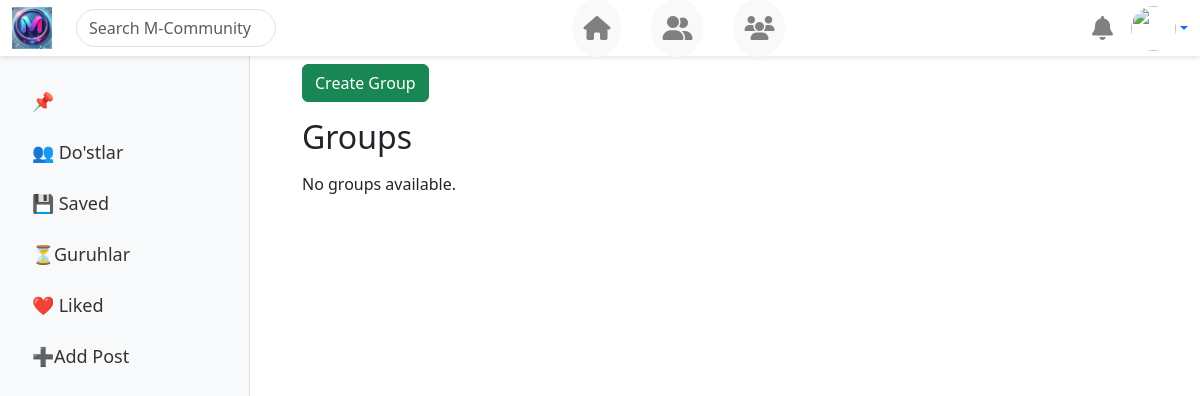
Before: /group/group_list/ with the older database file.
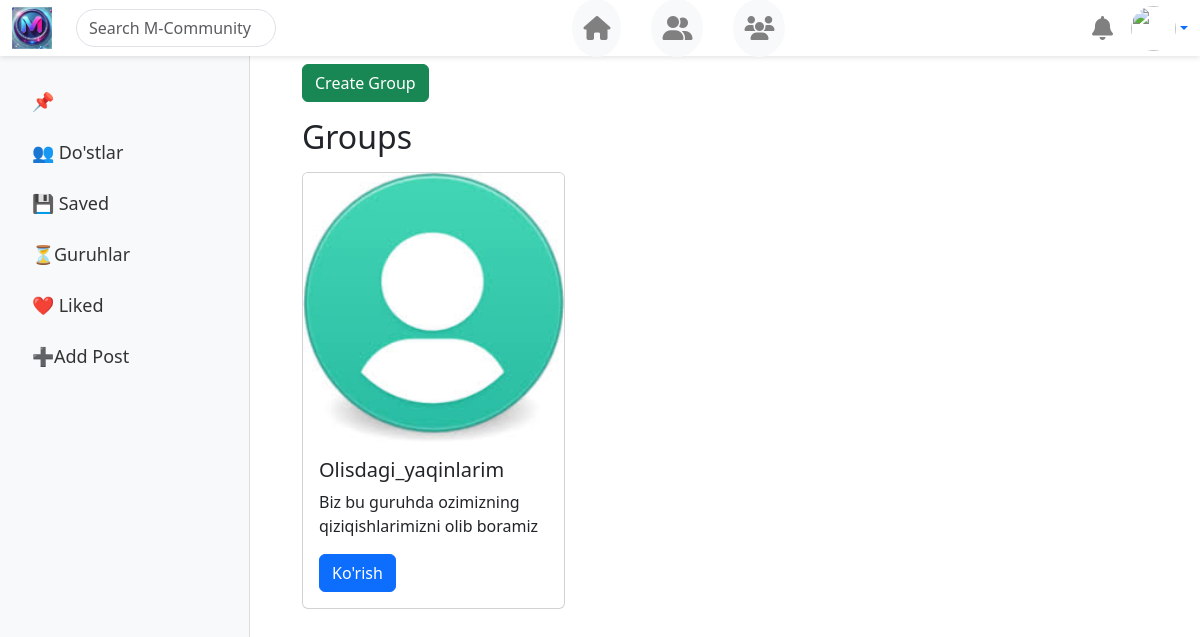
After: the same page with the newer database file.
### group/models.py (models this page shows, shortened)
class Group(models.Model):
    name = models.CharField(max_length=255,unique=True)
    description = models.TextField(null=True,blank=True)
    created_at = models.DateTimeField(auto_now_add=True)
    admin = models.ForeignKey(CustomUser,on_delete=models.CASCADE,related_name='owned_group')
    image = models.ImageField(upload_to='group_images',default='images/images.jpg')

### group/views.py (the view)
# urls.py: path('group_list/',views.group_list,name='group_list'),
def group_list(request):
    groups = Group.objects.all()
    context = {
        'groups':groups
    }
    return render(request,'group/groups.html',context=context)

### templates/group/groups.html
{% extends 'base.html' %}
{% block content %}
<div class="container mt-4">
    <a href="{% url 'create_group' %}" class="btn btn-success mb-3">Create Group</a>
    <h2 class="mb-3">Groups</h2>
    <div class="row">
        {% for group in groups %}
        <div class="col-md-4 mb-4">
            <div class="card">
                <img src="{{ group.image.url }}" class="card-img-top" alt="{{ group.name }}">
                <div class="card-body">
                    <h5 class="card-title">{{ group.name }}</h5>
                    <p class="card-text">{{ group.description|truncatewords:20 }}</p>
                    <a href="{% url 'group_detail' group.id %}" class="btn btn-primary">Ko'rish</a>
                </div>
            </div>
        </div>
        {% empty %}
        <p>No groups available.</p>
        {% endfor %}
    </div>
</div>
{% endblock %}

Changed rows visible on the page:
added Group: image (picture), name "Olisdagi_yaqinlarim", description "Biz bu guruhda ozimizning qiziqishlarimizni olib boramiz"
Other visible differences:
text no longer shown: "No groups available."
